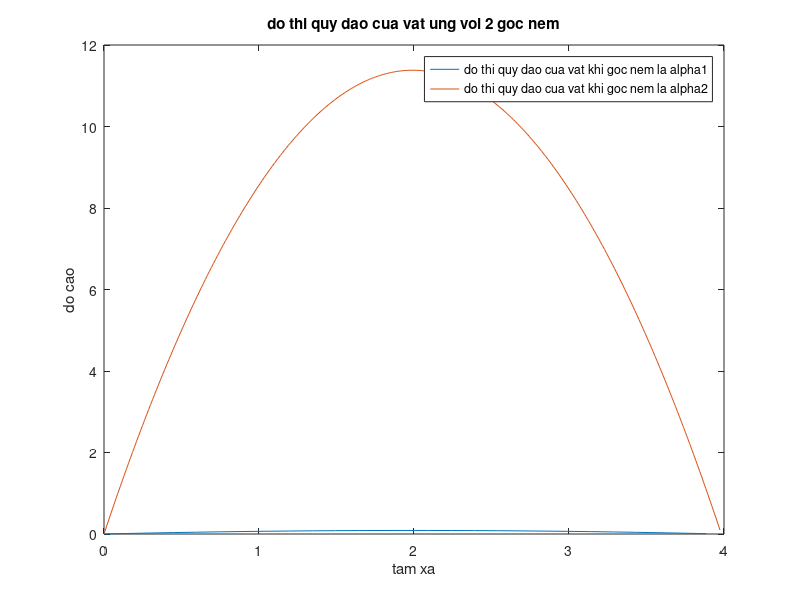

MATLAB code for this plot:
%% Khai bao hang so
g = 9.81;
vo = 15;
goc_vuong = 90;

%% Nhap goc alpha1
%% Kiem tra goc alpha1 co thoa dieu kien nem xien hay khong ( alpha1 < 90)
ready = false;
while ~ready
  alpha1 = input('Nhap vao goc alpha1 ');
  ready = (alpha1 < 90);
  if ready
     disp('Goc alpha1 nhap vao thoa man dieu kien nem xien ');
  else
     disp('Nhap lai alpha1 thoa dieu kien alpha1 < 90 degree '); 
  end
end

disp('Cong thuc tam nem xa cua vat la L=v^2*sin(2*alpha1)/g');
disp('Do hai vat co cung tam nem xa va cung van toc ban dau nen sin(2*alpha1)=sin(2*alpha2)');
disp('Do 0 < alpha2 < 90 nen alpha2 = 90 - alpha1 ');

alpha2 = goc_vuong - alpha1;

fprintf('alpha1 = %d\n', alpha1); 
fprintf('alpha2 = %d\n', alpha2);


%% CALCULATION
alpha1 = alpha1/180*pi;
alpha2 = alpha2/180*pi;

%thoi gian cham dat khi nem goc alpha1
t1=(2*vo*sin(alpha1))/g; 
fprintf('t1 = %f\n', t1); 

%thoi gian cham dat khi nem goc alpha2
t2=(2*vo*sin(alpha2))/g;
fprintf('t2 = %f\n', t1);


%% ZONE::::::TINH TOAN TOA DO DE VE DO THI

%cho gia tri t chay tu t=0 den t=t1
t=[0:0.01:t1]; % step 0.01 -> t1 : 0.00 - 0.01 - 0.02

%tinh do cao khi goc la alpha1
h1=vo*sin(alpha1).*t-g.*t.*t/2; 


%tinh tam xa khi goc la alpha1
l1=vo*cos(alpha1).*t;


%cho gia tri t3 chay tu t3=0 den t3=t2
t3=[0:0.01:t2];

%do cao khi goc la alpha2
h2=vo*sin(alpha2).*t3-g.*t3.*t3/2;

%tam xa khi goc la alpha2
l2=vo*cos(alpha2).*t3;

% Gop 2 do thi cua goc alpha1 va goc alpha2
%% FIGURE
plot(l1,h1,l2,h2);
hold on;
legend('do thi quy dao cua vat khi goc nem la alpha1','do thi quy dao cua vat khi goc nem la alpha2');
%chu thich tieu de cua do thi
title('do thi quy dao cua vat ung voi 2 goc nem');
%chu thich truc x
xlabel('tam xa');
%chu thich truc y
ylabel('do cao');
hold off




